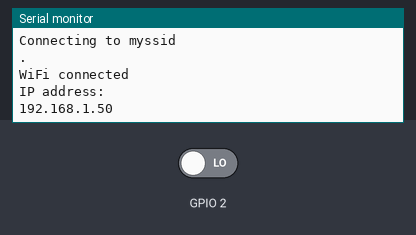
This sketch was run on a simulated ESP8266 (NodeMCU). Shown: the last lines printed to the serial monitor. Inputs (shaded band) come from the test bench; at power-on: GPIO 2 LOW. WiFi joins after 1.5 s; servers stay silent unless stated; uploads are accepted with an empty reply.

Above: at 6.2 s.
6.3 s: GPIO 2 driven HIGH
At 7.6 s:
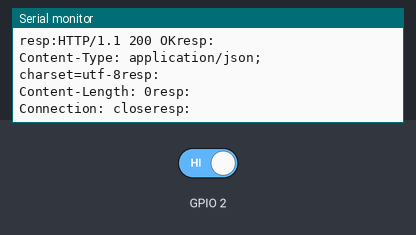
8.2 s: GPIO 2 driven LOW
At 10.6 s:
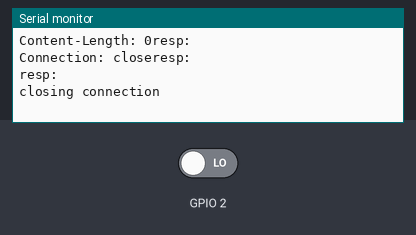

Measured:
- after the input at 6.3 s, the serial monitor: prints a new line after 0.23 s (image 1)
- after the input at 8.2 s, the serial monitor: prints a new line after 0.32 s (image 2)

The sketch:

WiFiClient-Nodered-Switch.ino
```cpp
/*
 *  This sketch originally designed to sends data via HTTP GET requests to data.sparkfun.com service.
 *
 *  You need to get streamId and privateKey at data.sparkfun.com and paste them
 *  below. Or just customize this script to talk to other HTTP servers.
 *
 * It sends
 */

#include <ESP8266WiFi.h>


const char* ssid     = "myssid";
const char* password = "password";

// node red service
const char* host = "192.168.84.243";
const char* streamId   = "882f39922be845f992f0";
const char* privateKey = "ddbe1f751efc43a5903e";
const int httpServicePort = 4766;

void setup() {
  Serial.begin(115200);
  delay(10);

  // prepare GPIO2
  pinMode(2, INPUT);

  // We start by connecting to a WiFi network

  Serial.println();
  Serial.println();
  Serial.print("Connecting to ");
  Serial.println(ssid);

  WiFi.begin(ssid, password);

  while (WiFi.status() != WL_CONNECTED) {
    delay(5000);
    Serial.print(".");
  }

  Serial.println("");
  Serial.println("WiFi connected");
  Serial.println("IP address: ");
  Serial.println(WiFi.localIP());
}

int lastVal = 0;
int value = 0;
int pinVal = 0;
// ##############################################################
void loop() {
  delay(500);
  ++value;

  pinVal = digitalRead(2);

  if (pinVal != lastVal){

  Serial.print("connecting to ");
  Serial.println(host);

  // Use WiFiClient class to create TCP connections
  WiFiClient client;
  const int httpPort = httpServicePort;
  if (!client.connect(host, httpPort)) {
    Serial.println("connection failed");
    return;
  }

  // We now create a URI for the request
  String url = "tinaja.switch1.state ";
  url += pinVal;

  Serial.print("Requesting URL: ");
  Serial.println(url);

  // This will send the request to the server
  client.print(String("GET ") + url + " HTTP/1.1\r\n" + "Host: " + host + "\r\n" + "Connection: close\r\n\r\n");
  lastVal = pinVal;

  delay(10);

  // Read all the lines of the reply from server and print them to Serial
  while(client.available()){
    String line = client.readStringUntil('\r');
    Serial.print("resp:" +line);
  }

  Serial.println();
  Serial.println("closing connection");
  }
  delay(10);
}
```
